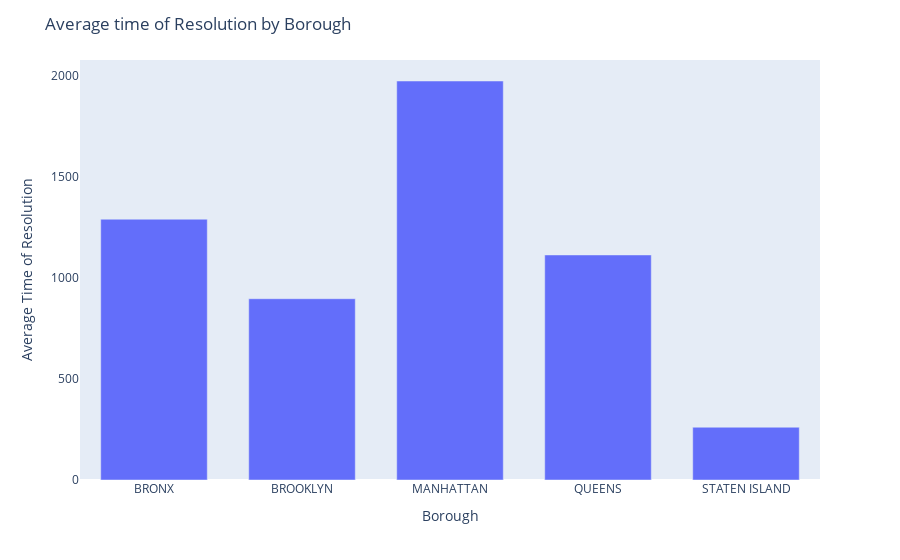

The code cell stored with this chart in its notebook:
### Code cell
import plotly.express as px
fig = px.bar(data_grp_borogh, x='park_borough', y='resolution_mins_mean')
fig.update_layout(
    title_text="Average time of Resolution by Borough",
    xaxis_title_text="Borough",
    yaxis_title_text="Average Time of Resolution",
    bargap=0.2,
    bargroupgap=0.1,
    showlegend=False
)
fig.update_xaxes(showgrid=False)
fig.update_yaxes(showgrid=False)
fig

### Figure 1 — Plotly figure (JSON) as saved in the notebook; plotly's stock layout.template omitted (floating-point values rounded to 4 significant figures)
{"data": [{"alignmentgroup": "True", "hovertemplate": "park_borough=%{x}<br>resolution_mins_mean=%{y}<extra></extra>", "legendgroup": "", "marker": {"color": "#636efa"}, "name": "", "offsetgroup": "", "orientation": "v", "showlegend": false, "textposition": "auto", "type": "bar", "x": ["BRONX", "BROOKLYN", "MANHATTAN", "QUEENS", "STATEN ISLAND"], "xaxis": "x", "y": [1289.0, 895.9, 1972.0, 1112.0, 260.8], "yaxis": "y"}], "layout": {"bargap": 0.2, "bargroupgap": 0.1, "barmode": "relative", "legend": {"tracegroupgap": 0}, "margin": {"t": 60}, "showlegend": false, "title": {"text": "Average time of Resolution by Borough"}, "xaxis": {"anchor": "y", "domain": [0, 1], "showgrid": false, "title": {"text": "Borough"}}, "yaxis": {"anchor": "x", "domain": [0, 1], "showgrid": false, "title": {"text": "Average Time of Resolution"}}}}
